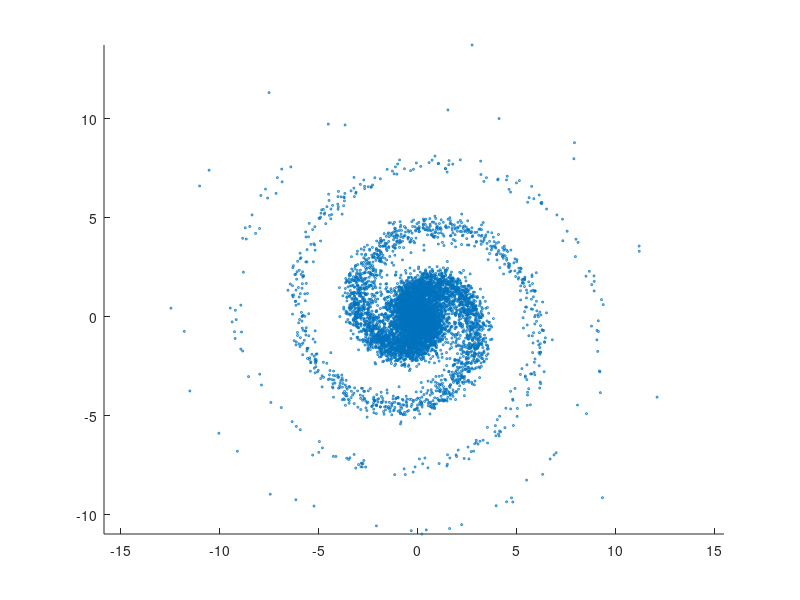

Write the MATLAB code that produced this figure.
clc;
clear;
close all;

%create galaxy
galaxy = (rand(10000,3)+rand(10000,3)+rand(10000,3)+rand(10000,3)-2)*0.5;
ball(:,1) = galaxy(:,1)*2;
ball(:,2) = galaxy(:,2)*4;
distance = sum(ball.*ball,2);
angle = atan2(ball(:,1),ball(:,2))+distance;
galaxy(:,1) = distance.*sin(angle);
galaxy(:,2) = distance.*cos(angle);

%do rotation
r1 = 0.6;
r2 = 0.3;
matrix1 = [cos(r1),0,sin(r1);0,1,0;-sin(r1),0,cos(r1)];
matrix2 = [1,0,0;0,cos(r2),sin(r2);0,-sin(r2),cos(r2)];
galaxy = galaxy*matrix1*matrix2;

% use pcshow if you are using new versions of matlab.
%pcshow([galaxy(:,1),galaxy(:,2),galaxy(:,3)]);
% showPointCloud([galaxy(:,1),galaxy(:,2),galaxy(:,3)]);

%Do a PCA and plot the top view (a round disk) of the galaxy
% coeff = pca(galaxy)

[U, S, V] = svd(galaxy);
% galaxy: 10000*3
% V: 3*2 the rows of t represent the new 3 basis vector
% map it into new basis vector (eigen vector)
galaxy = galaxy * V;

% S(:,3) = 0; 
% galaxy = U*S*V';
% figure()
% showPointCloud([galaxy(:,1),galaxy(:,2),galaxy(:,3)]);
figure();
scatter(galaxy(:,1),galaxy(:,2),2);
axis equal